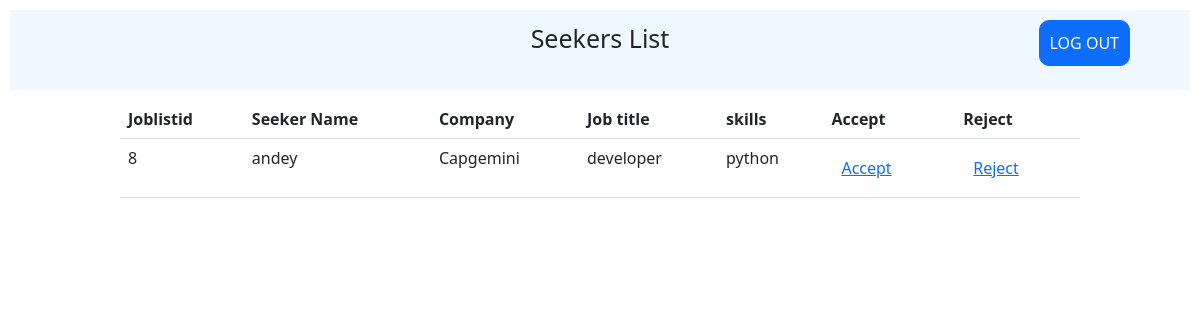
/seekerlist.php, run on the app's committed database.
### tables this page shows
CREATE TABLE `applied_seekers` (
  `Joblistid` int(10) NOT NULL,
  `User_id` varchar(20) NOT NULL,
  `Company` varchar(20) NOT NULL,
  `Job_title` varchar(20) NOT NULL,
  `Skills` varchar(10) NOT NULL,
  `Decision` varchar(20) NOT NULL,
  `Rejection` varchar(20) NOT NULL
);

### seekerlist.php (the view, shortened to what this page needs)
<?php include ("config.php");?>
<html>
    <head>
<link href="https://cdn.jsdelivr.net/npm/bootstrap@5.2.3/dist/css/bootstrap.min.css" rel="stylesheet">
    </head>
    <body>
    <div class="pagename" style="display:flex;height: 10%; font-size:25px; justify-content: center; margin: 10px; padding: 10px; background-color: aliceblue;">
            Seekers List
    </div>
    <div style=" padding:10px; z-index:11; position: fixed; top: 10px; right: 60px">
            <a type="button" class="btn btn-primary" href="login.php" type=button style="padding:10px; border-radius: 10px">LOG OUT</a>
        </div>
    <div>
              <table class="table col-md-8" style="min-width:70%; width:80%; margin-left: auto; margin-right:auto">
            <thead>
               <tr>
                <th>Joblistid</th>
                <th>Seeker Name</th>
                <th>Company</th>
                <th>Job title</th>
                <th>skills</th>
                <th>Accept</th>
                <th>Reject</th>
                </tr>
            </thead>
            <tbody>
            <?php
                $query = "SELECT Joblistid, User_id, Company, Job_title, Skills, Decision, Rejection FROM applied_seekers";
                $result = mysqli_query($db, $query);
                if ($result == false) {
                echo '<script>alert("Hello")</script>';
                }else {
                    while($row = mysqli_fetch_array($result, MYSQLI_ASSOC)){
                    $a = "seekerdecision.php?id=";
                    $a.= $row['User_id'];
                    $b = "&Joblistid=";
                    $b.=$row['Joblistid'];
                    $a .= $b;
                    $c = "Rejectseeker.php?id=";
                    $c.= $row['User_id'];
                    $d = "&Joblistid=";
                    $d.= $row['Joblistid'];
                    $c .= $d;
                ?>
               <tr>
               <td><?php echo $row['Joblistid']?></td>
               <td><?php echo $row['User_id']?></td>
                <td><?php echo $row['Company']?></td>
                <td><?php echo $row['Job_title']?></td>
                <td><?php echo $row['Skills']?></td>
                <td>
                <?php
                    print "<a href=$a type=button style=\"padding:10px; border-radius: 10px\" >Accept</a>"
                ?>
                </td>
                <td>
                <?php
                    print "<a href=$c type=button style=\"padding:10px; border-radius: 10px\" >Reject</a>"
                ?>
                </td>
                </tr>
                <?php
                    }
                }
                ?>
            </tbody>
                </table>
             </div>
    </body>
</html>

### data on the page
applied_seekers: Joblistid "8", User "andey", Company "Capgemini", Job_title "developer", Skills "python"
